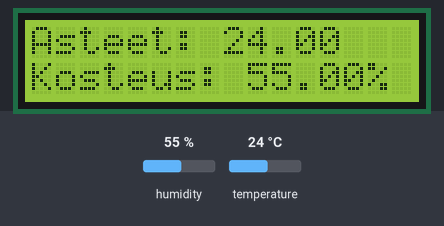
Bench run of a sketch on a simulated Arduino Uno, built with avr-gcc and run on an emulated ATmega328P. Parts: 16×2 character LCD. Inputs (shaded band) come from the test bench; at power-on: humidity 55 %, temperature 24 °C.

Above: at 2.6 s.
2.7 s: humidity set to 22 %
At 4.9 s:
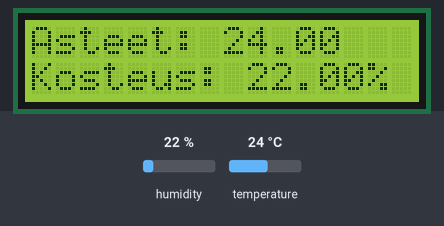
5.7 s: temperature set to 12 °C
At 6.8 s:
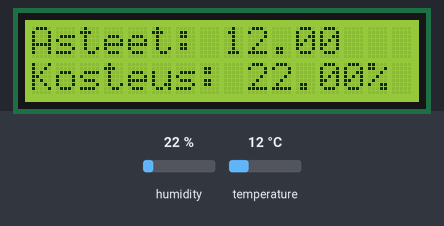
8.7 s: humidity set to 40 %
At 10.6 s:
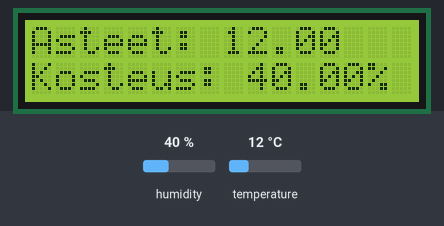
11.7 s: temperature set to 19 °C
At 12.5 s:
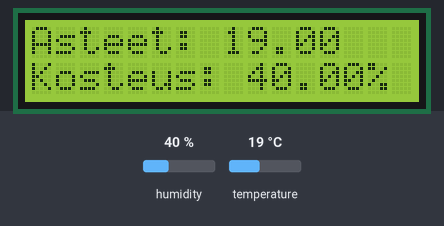
Timing chart, 0 to 14.7 s (numbered marks = the images above; inputs shaded):
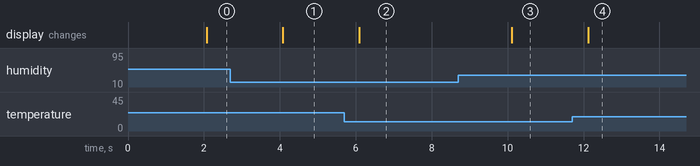

Measured:
- after the input at 2.7 s, the display: changes after 1.4 s (image 1)
- after the input at 5.7 s, the display: changes after 0.39 s (image 2)
- after the input at 8.7 s, the display: changes after 1.4 s (image 3)
- after the input at 11.7 s, the display: changes after 0.42 s (image 4)

The sketch:

lampotila_ja_kosteus_arduino.ino
```cpp
#include <DHT.h>
#include <LiquidCrystal.h>

//DHTPIN defines to what fysical pin is the sensor in
#define DHTPIN 7
//Sensor type
#define DHTTYPE DHT22
const int rs = 12, en = 11, d4 = 5, d5 = 4, d6 = 3, d7 = 2;
LiquidCrystal lcd(rs, en, d4, d5, d6, d7);

//DHT constructor
DHT dht(DHTPIN, DHTTYPE);

//setup
void setup() {
  dht.begin();
  //set up LCDn rows and columns
  lcd.begin(16, 2);
}

//loops forever
void loop() {
  //delay before the first measurement, sensor is a bit slow
  delay(2000);
  //t = temperature, h = humidity
  float t, h;

  //reading values from DHT
  t = dht.readTemperature();
  h = dht.readHumidity();

  //checs if reading the values was succesful, if not, lets know in serial port
  if (isnan(h) || isnan(t)) {
    //prints in Finnish
    Serial.println("Sensorin lukeminen epäonnistui");
    //stops the loop
    return;
  }
  //first row
  lcd.setCursor(0, 0);
  //prints temperature
  lcd.print("Asteet: ");
  lcd.print(t);
  //second row
  lcd.setCursor(0, 1);
  //prints humidity in %
  lcd.print("Kosteus: ");
  lcd.print(h);
  lcd.print("%");
}
```
